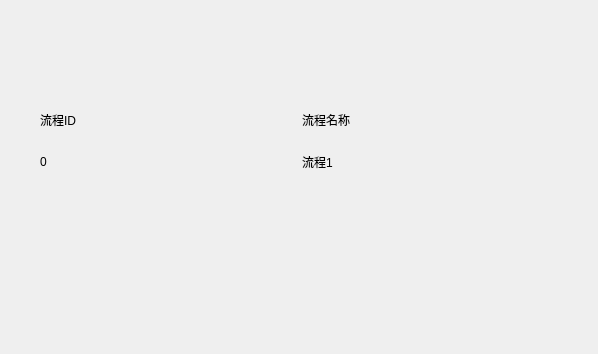
<?xml version="1.0" encoding="UTF-8"?>
<ui version="4.0">
 <class>Form</class>
 <widget class="QWidget" name="Form">
  <property name="geometry">
   <rect>
    <x>0</x>
    <y>0</y>
    <width>598</width>
    <height>354</height>
   </rect>
  </property>
  <property name="windowTitle">
   <string>Form</string>
  </property>
  <widget class="QWidget" name="verticalLayoutWidget">
   <property name="geometry">
    <rect>
     <x>30</x>
     <y>90</y>
     <width>541</width>
     <height>101</height>
    </rect>
   </property>
   <layout class="QVBoxLayout" name="verticalLayout">
    <property name="spacing">
     <number>3</number>
    </property>
    <property name="leftMargin">
     <number>10</number>
    </property>
    <property name="topMargin">
     <number>10</number>
    </property>
    <property name="rightMargin">
     <number>10</number>
    </property>
    <property name="bottomMargin">
     <number>10</number>
    </property>
    <item>
     <layout class="QHBoxLayout" name="horizontalLayout">
      <item>
       <widget class="QLabel" name="label_2">
        <property name="text">
         <string>流程ID</string>
        </property>
       </widget>
      </item>
      <item>
       <widget class="QLabel" name="label">
        <property name="text">
         <string>流程名称</string>
        </property>
       </widget>
      </item>
     </layout>
    </item>
    <item>
     <layout class="QHBoxLayout" name="horizontalLayout_2">
      <item>
       <widget class="QLabel" name="label_4">
        <property name="text">
         <string>0</string>
        </property>
       </widget>
      </item>
      <item>
       <widget class="QLabel" name="label_3">
        <property name="text">
         <string>流程1</string>
        </property>
       </widget>
      </item>
     </layout>
    </item>
   </layout>
  </widget>
 </widget>
 <resources/>
 <connections/>
</ui>
